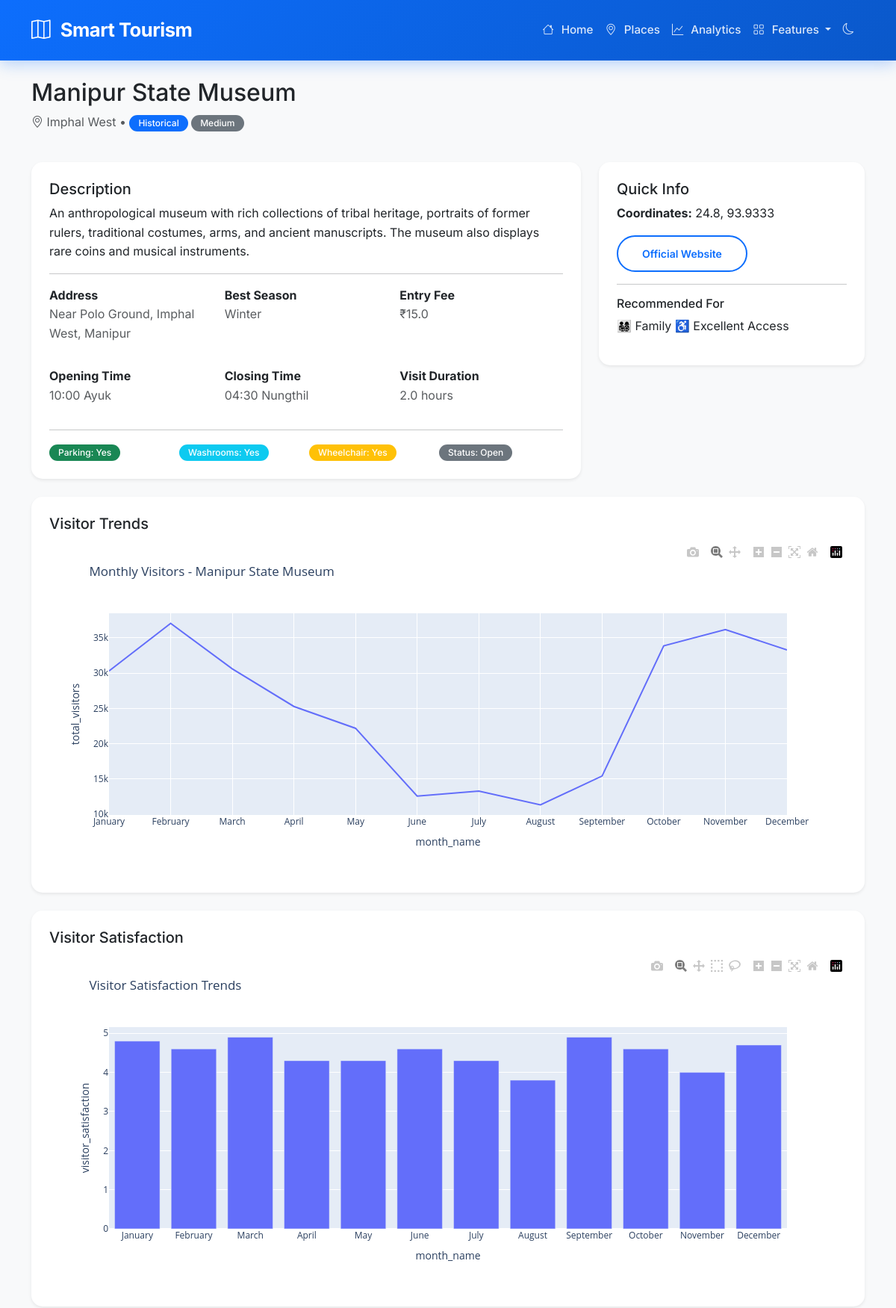
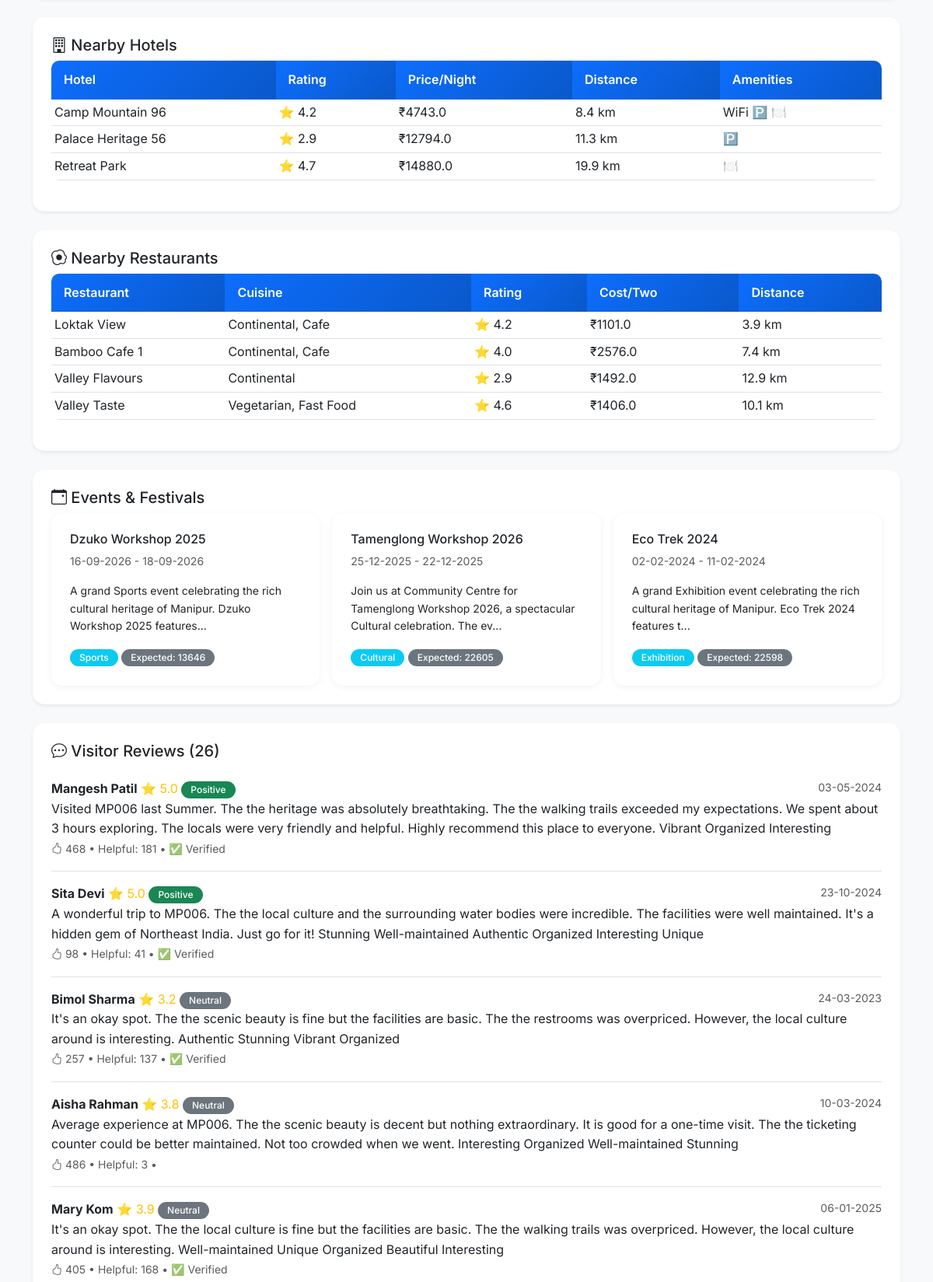
Screenshot of /place/MP006 (upper part) with the database file from the repository (2 pictures, top to bottom).
### tables this page shows
CREATE TABLE tourist_places (
    place_id TEXT PRIMARY KEY,
    place_name TEXT NOT NULL,
    district TEXT NOT NULL,
    category TEXT NOT NULL,
    description TEXT,
    latitude REAL,
    longitude REAL,
    address TEXT,
    entry_fee_inr REAL,
    opening_time TEXT,
    closing_time TEXT,
    best_season TEXT,
    visit_duration_hours REAL,
    popularity_level TEXT,
    family_friendly TEXT,
    adventure_level TEXT,
    accessibility TEXT,
    parking_available TEXT,
    washroom_available TEXT,
    wheelchair_accessible TEXT,
    official_website TEXT,
    image_url TEXT,
    status TEXT,
    created_date TEXT,
    updated_date TEXT
);

CREATE TABLE hotels (
    hotel_id TEXT PRIMARY KEY,
    place_id TEXT,
    hotel_name TEXT NOT NULL,
    hotel_type TEXT,
    star_rating INTEGER,
    average_rating REAL,
    total_reviews INTEGER,
    price_per_night_inr REAL,
    distance_from_place_km REAL,
    district TEXT,
    address TEXT,
    latitude REAL,
    longitude REAL,
    check_in_time TEXT,
    check_out_time TEXT,
    total_rooms INTEGER,
    available_rooms INTEGER,
    room_type TEXT,
    air_conditioning TEXT,
    free_wifi TEXT,
    parking TEXT,
    restaurant TEXT,
    room_service TEXT,
    swimming_pool TEXT,
    gym TEXT,
    spa TEXT,
    pet_friendly TEXT,
    family_friendly TEXT,
    wheelchair_accessible TEXT,
    airport_shuttle TEXT,
    breakfast_included TEXT,
    cancellation_policy TEXT,
    phone_number TEXT,
    email TEXT,
    official_website TEXT,
    image_url TEXT,
    status TEXT,
    created_date TEXT,
    updated_date TEXT,
    FOREIGN KEY (place_id) REFERENCES tourist_places(place_id)
);

CREATE TABLE restaurants (
    restaurant_id TEXT PRIMARY KEY,
    place_id TEXT,
    restaurant_name TEXT NOT NULL,
    restaurant_type TEXT,
    cuisine TEXT,
    average_rating REAL,
    total_reviews INTEGER,
    average_cost_for_two_inr REAL,
    distance_from_place_km REAL,
    district TEXT,
    address TEXT,
    latitude REAL,
    longitude REAL,
    opening_time TEXT,
    closing_time TEXT,
    seating_capacity INTEGER,
    indoor_seating TEXT,
    outdoor_seating TEXT,
    takeaway TEXT,
    home_delivery TEXT,
    online_booking TEXT,
    vegetarian TEXT,
    vegan TEXT,
    non_vegetarian TEXT,
    local_manipuri_food TEXT,
    parking TEXT,
    wheelchair_accessible TEXT,
    family_friendly TEXT,
    payment_method TEXT,
    phone_number TEXT,
    email TEXT,
    official_website TEXT,
    image_url TEXT,
    status TEXT,
    created_date TEXT,
    updated_date TEXT,
    FOREIGN KEY (place_id) REFERENCES tourist_places(place_id)
);

CREATE TABLE events (
    event_id TEXT PRIMARY KEY,
    place_id TEXT,
    event_name TEXT NOT NULL,
    event_category TEXT,
    district TEXT,
    venue TEXT,
    description TEXT,
    organizer TEXT,
    contact_person TEXT,
    phone_number TEXT,
    email TEXT,
    official_website TEXT,
    latitude REAL,
    longitude REAL,
    start_date TEXT,
    end_date TEXT,
    start_time TEXT,
    end_time TEXT,
    duration_days INTEGER,
    season TEXT,
    expected_visitors INTEGER,
    registration_required TEXT,
    entry_fee_inr REAL,
    maximum_capacity INTEGER,
    remaining_capacity INTEGER,
    age_restriction TEXT,
    suitable_for TEXT,
    food_available TEXT,
    parking_available TEXT,
    wheelchair_accessible TEXT,
    emergency_medical_service TEXT,
    security_available TEXT,
    event_status TEXT,
    image_url TEXT,
    created_date TEXT,
    updated_date TEXT,
    FOREIGN KEY (place_id) REFERENCES tourist_places(place_id)
);

CREATE TABLE reviews (
    review_id TEXT PRIMARY KEY,
    place_id TEXT,
    reviewer_name TEXT,
    reviewer_type TEXT,
    age_group TEXT,
    gender TEXT,
    nationality TEXT,
    visit_date TEXT,
    travel_month TEXT,
    travel_season TEXT,
    travel_mode TEXT,
    travel_group TEXT,
    visit_purpose TEXT,
    overall_rating REAL,
    cleanliness_rating REAL,
    accessibility_rating REAL,
    safety_rating REAL,
    facilities_rating REAL,
    value_for_money_rating REAL,
    recommendation_score INTEGER,
    review_title TEXT,
    review_text TEXT,
    review_length INTEGER,
    sentiment TEXT,
    likes INTEGER,
    helpful_votes INTEGER,
    verified_visitor TEXT,
    review_status TEXT,
    created_date TEXT,
    updated_date TEXT,
    FOREIGN KEY (place_id) REFERENCES tourist_places(place_id)
);

### app.py (the view)
@app.route('/place/<place_id>')
def place_detail(place_id):
    place = get_place_by_id(place_id)
    if not place:
        return "Place not found", 404
    visitors = get_visitor_data(place_id)
    reviews = get_review_data(place_id)
    hotels = get_hotel_data(place_id)
    restaurants = get_restaurant_data(place_id)
    events = get_event_data(place_id)
    weather = get_weather_data(place_id)
    recommendations = get_recommendations(place_id)
    visitor_chart = None
    if not visitors.empty:
        visitors['total_visitors'] = visitors['total_visitors'].fillna(
            0).astype(int)
        fig = px.line(visitors, x='month_name', y='total_visitors',
                      title=f'Monthly Visitors - {place["place_name"]}')
        visitor_chart = json.dumps(fig, cls=plotly.utils.PlotlyJSONEncoder)
    satisfaction_chart = None
    if not visitors.empty and 'visitor_satisfaction' in visitors.columns:
        visitors['visitor_satisfaction'] = visitors['visitor_satisfaction'].fillna(
            0)
        fig = px.bar(visitors, x='month_name', y='visitor_satisfaction',
                     title='Visitor Satisfaction Trends')
        satisfaction_chart = json.dumps(
            fig, cls=plotly.utils.PlotlyJSONEncoder)
    return render_template('place_detail.html',
                           place=place,
                           visitors=visitors.to_dict(
                               'records') if not visitors.empty else [],
                           reviews=reviews.to_dict(
                               'records') if not reviews.empty else [],
                           hotels=hotels.to_dict(
                               'records') if not hotels.empty else [],
                           restaurants=restaurants.to_dict(
                               'records') if not restaurants.empty else [],
                           events=events.to_dict(
                               'records') if not events.empty else [],
                           weather=weather.to_dict(
                               'records') if not weather.empty else [],
                           recommendations=recommendations,
                           visitor_chart=visitor_chart,
                           satisfaction_chart=satisfaction_chart
                           )

### templates/place_detail.html (shortened to what this page needs)
{% extends "base.html" %}  {% block content %}
<div class="container py-4">
  <div class="row mb-4">
    <div class="col-md-12">
      <h2>{{ place.place_name }}</h2>
      <p class="text-muted">
        <i class="bi bi-geo-alt"></i> {{ place.district }} •
        <span class="badge bg-primary">{{ place.category }}</span>
        <span class="badge bg-secondary">{{ place.popularity_level }}</span>
      </p>
    </div>
  </div>
  <div class="row g-4 mb-4">
    <div class="col-md-8">
      <div class="card shadow-sm border-0">
        <div class="card-body">
          <h5>Description</h5>
          <p>{{ place.description }}</p>
          <hr />
          <div class="row g-3">
            <div class="col-md-4">
              <strong>Address</strong>
              <p class="text-muted">{{ place.address }}</p>
            </div>
            <div class="col-md-4">
              <strong>Best Season</strong>
              <p class="text-muted">{{ place.best_season }}</p>
            </div>
            <div class="col-md-4">
              <strong>Entry Fee</strong>
              <p class="text-muted">₹{{ place.entry_fee_inr or 0 }}</p>
            </div>
            <div class="col-md-4">
              <strong>Opening Time</strong>
              <p class="text-muted">{{ place.opening_time or 'N/A' }}</p>
            </div>
            <div class="col-md-4">
              <strong>Closing Time</strong>
              <p class="text-muted">{{ place.closing_time or 'N/A' }}</p>
            </div>
            <div class="col-md-4">
              <strong>Visit Duration</strong>
              <p class="text-muted">
                {{ place.visit_duration_hours or 0 }} hours
              </p>
            </div>
          </div>
          <hr />
          <div class="row g-2">
            <div class="col-md-3">
              <span class="badge bg-success"
                >Parking: {{ place.parking_available }}</span
              >
            </div>
            <div class="col-md-3">
              <span class="badge bg-info"
                >Washrooms: {{ place.washroom_available }}</span
              >
            </div>
            <div class="col-md-3">
              <span class="badge bg-warning"
                >Wheelchair: {{ place.wheelchair_accessible }}</span
              >
            </div>
            <div class="col-md-3">
              <span class="badge bg-secondary">Status: {{ place.status }}</span>
            </div>
          </div>
        </div>
      </div>
    </div>
    <div class="col-md-4">
      <div class="card shadow-sm border-0">
        <div class="card-body">
          <h5>Quick Info</h5>
          <p>
            <strong>Coordinates:</strong> {{ place.latitude }}, {{
            place.longitude }}
          </p>
          {% if place.official_website and place.official_website != 'NULL' %}
          <p>
            <a
              href="{{ place.official_website }}"
              target="_blank"
              class="btn btn-outline-primary btn-sm"
              >Official Website</a
            >
          </p>
          {% endif %}
          <hr />
          <h6>Recommended For</h6>
          <p>
            {% if place.family_friendly == 'Yes' %}👨‍👩‍👧‍👦 Family {% endif %}  {% if
            place.accessibility == 'Excellent' %}♿ Excellent Access {% endif %}
          </p>
        </div>
      </div>
    </div>
  </div>
  {% if visitor_chart %}
  <div class="row mb-4">
    <div class="col-md-12">
      <div class="card shadow-sm border-0">
        <div class="card-body">
          <h5>Visitor Trends</h5>
          <div id="visitorChart"></div>
        </div>
      </div>
    </div>
  </div>
  {% endif %}
  {% if satisfaction_chart %}
  <div class="row mb-4">
    <div class="col-md-12">
      <div class="card shadow-sm border-0">
        <div class="card-body">
          <h5>Visitor Satisfaction</h5>
          <div id="satisfactionChart"></div>
        </div>
      </div>
    </div>
  </div>
  {% endif %}
  {% if hotels %}
  <div class="row mb-4">
    <div class="col-md-12">
      <div class="card shadow-sm border-0">
        <div class="card-body">
          <h5><i class="bi bi-building"></i> Nearby Hotels</h5>
          <div class="table-responsive">
            <table class="table table-sm">
              <thead>
                <tr>
                  <th>Hotel</th>
                  <th>Rating</th>
                  <th>Price/Night</th>
                  <th>Distance</th>
                  <th>Amenities</th>
                </tr>
              </thead>
              <tbody>
                {% for hotel in hotels[:10] %}
                <tr>
                  <td>{{ hotel.hotel_name }}</td>
                  <td>⭐ {{ hotel.average_rating }}</td>
                  <td>₹{{ hotel.price_per_night_inr }}</td>
                  <td>{{ hotel.distance_from_place_km }} km</td>
                  <td>
                    {% if hotel.free_wifi == 'Yes' %}WiFi {% endif %} {% if
                    hotel.parking == 'Yes' %}🅿️ {% endif %} {% if
                    hotel.restaurant == 'Yes' %}🍽️ {% endif %}
                  </td>
                </tr>
                {% endfor %}
              </tbody>
            </table>
          </div>
        </div>
      </div>
    </div>
  </div>
  {% endif %}
  {% if restaurants %}
  <div class="row mb-4">
    <div class="col-md-12">
      <div class="card shadow-sm border-0">
        <div class="card-body">
          <h5><i class="bi bi-egg-fried"></i> Nearby Restaurants</h5>
          <div class="table-responsive">
            <table class="table table-sm">
              <thead>
                <tr>
                  <th>Restaurant</th>
                  <th>Cuisine</th>
                  <th>Rating</th>
                  <th>Cost/Two</th>
                  <th>Distance</th>
                </tr>
              </thead>
              <tbody>
                {% for restaurant in restaurants[:10] %}
                <tr>
                  <td>{{ restaurant.restaurant_name }}</td>
                  <td>{{ restaurant.cuisine }}</td>
                  <td>⭐ {{ restaurant.average_rating }}</td>
                  <td>₹{{ restaurant.average_cost_for_two_inr }}</td>
                  <td>{{ restaurant.distance_from_place_km }} km</td>
                </tr>
                {% endfor %}
              </tbody>
            </table>
          </div>
        </div>
      </div>
    </div>
  </div>
  {% endif %}
  {% if events %}
  <div class="row mb-4">
    <div class="col-md-12">
      <div class="card shadow-sm border-0">
        <div class="card-body">
          <h5><i class="bi bi-calendar-event"></i> Events & Festivals</h5>
          <div class="row g-3">
            {% for event in events %}
            <div class="col-md-4">
              <div class="card h-100">
                <div class="card-body">
                  <h6>{{ event.event_name }}</h6>
                  <p class="small text-muted">
                    {{ event.start_date }} - {{ event.end_date }}
                  </p>
                  <p class="small">{{ event.description[:100] }}...</p>
                  <span class="badge bg-info">{{ event.event_category }}</span>
                  <span class="badge bg-secondary"
                    >Expected: {{ event.expected_visitors }}</span
                  >
                </div>
              </div>
            </div>
            {% endfor %}
          </div>
        </div>
      </div>
    </div>
  </div>
  {% endif %}
  {% if reviews %}
  <div class="row mb-4">
    <div class="col-md-12">
      <div class="card shadow-sm border-0">
        <div class="card-body">
          <h5>
            <i class="bi bi-chat-dots"></i> Visitor Reviews ({{ reviews|length
            }})
          </h5>
          {% for review in reviews[:10] %}
          <div class="border-bottom py-3">
            <div class="d-flex justify-content-between">
              <div>
                <strong>{{ review.reviewer_name }}</strong>
                <span class="text-warning">⭐ {{ review.overall_rating }}</span>
                <span
                  class="badge {% if review.sentiment == 'Positive' %}bg-success{% elif review.sentiment == 'Negative' %}bg-danger{% else %}bg-secondary{% endif %}"
                >
                  {{ review.sentiment }}
                </span>
              </div>
              <small class="text-muted">{{ review.visit_date }}</small>
            </div>
            <p class="mb-0">{{ review.review_text }}</p>
            <small class="text-muted">
              <i class="bi bi-hand-thumbs-up"></i> {{ review.likes or 0 }} •
              Helpful: {{ review.helpful_votes or 0 }} • {% if
              review.verified_visitor == 'Yes' %}✅ Verified{% endif %}
            </small>
          </div>
          {% endfor %}
        </div>
      </div>
    </div>
  </div>
  {% endif %}
</div>
 {% endblock %}

### rows the page displays
tourist_places: place_name "Manipur State Museum", district "Imphal West", category "Historical", popularity_level "Medium", description "An anthropological museum with rich collections of tribal heritage, portraits of former rulers, traditional costumes, arms, and ancient manuscripts. The museum also displays rare coins and musical instruments.", address "Near Polo Ground, Imphal West, Manipur", best_season "Winter", entry_fee_inr "15.0", opening_time "10:00 Ayuk", closing_time "04:30 Nungthil", visit_duration_hours "2.0", parking_available "Yes", washroom_available "Yes", wheelchair_accessible "Yes", status "Open", latitude "24.8", longitude "93.9333"
hotels: hotel_name "Camp Mountain 96", average_rating "4.2", price_per_night_inr "4743.0", distance_from_place_km "8.4", free_wifi "WiFi"
hotels: hotel_name "Palace Heritage 56", average_rating "2.9", price_per_night_inr "12794.0", distance_from_place_km "11.3"
hotels: hotel_name "Retreat Park", average_rating "4.7", price_per_night_inr "14880.0", distance_from_place_km "19.9"
restaurants: restaurant_name "Loktak View", cuisine "Continental, Cafe", average_rating "4.2", average_cost_for_two_inr "1101.0", distance_from_place_km "3.9"
restaurants: restaurant_name "Bamboo Cafe 1", cuisine "Continental, Cafe", average_rating "4.0", average_cost_for_two_inr "2576.0", distance_from_place_km "7.4"
restaurants: restaurant_name "Valley Flavours", cuisine "Continental", average_rating "2.9", average_cost_for_two_inr "1492.0", distance_from_place_km "12.9"
restaurants: restaurant_name "Valley Taste", cuisine "Vegetarian, Fast Food", average_rating "4.6", average_cost_for_two_inr "1406.0", distance_from_place_km "10.1"
events: event_name "Dzuko Workshop 2025", start_date "16-09-2026", end_date "18-09-2026", description "A grand Sports event celebrating the rich cultural heritage of Manipur. Dzuko Workshop 2025 features", event_category "Sports", expected_visitors "13646"
events: event_name "Tamenglong Workshop 2026", start_date "25-12-2025", end_date "22-12-2025", description "Join us at Community Centre for Tamenglong Workshop 2026, a spectacular Cultural celebration. The ev", event_category "Cultural", expected_visitors "22605"
events: event_name "Eco Trek 2024", start_date "02-02-2024", end_date "11-02-2024", description "A grand Exhibition event celebrating the rich cultural heritage of Manipur. Eco Trek 2024 features t", event_category "Exhibition", expected_visitors "22598"
reviews: reviewer_name "Mangesh Patil", overall_rating "5.0", sentiment "Positive", visit_date "03-05-2024", review_text "Visited MP006 last Summer. The the heritage was absolutely breathtaking. The the walking trails exceeded my expectations. We spent about 3 hours exploring. The locals were very friendly and helpful. Highly recommend this place to everyone. Vibrant Organized Interesting", likes "468", helpful_votes "181", verified_visitor "✅ Verified"
reviews: reviewer_name "Sita Devi", overall_rating "5.0", sentiment "Positive", visit_date "23-10-2024", review_text "A wonderful trip to MP006. The the local culture and the surrounding water bodies were incredible. The facilities were well maintained. It's a hidden gem of Northeast India. Just go for it! Stunning Well-maintained Authentic Organized Interesting Unique", likes "98", helpful_votes "41", verified_visitor "✅ Verified"
reviews: reviewer_name "Bimol Sharma", overall_rating "3.2", sentiment "Neutral", visit_date "24-03-2023", review_text "It's an okay spot. The the scenic beauty is fine but the facilities are basic. The the restrooms was overpriced. However, the local culture around is interesting. Authentic Stunning Vibrant Organized", likes "257", helpful_votes "137", verified_visitor "✅ Verified"
reviews: reviewer_name "Aisha Rahman", overall_rating "3.8", sentiment "Neutral", visit_date "10-03-2024", review_text "Average experience at MP006. The the scenic beauty is decent but nothing extraordinary. It is good for a one-time visit. The the ticketing counter could be better maintained. Not too crowded when we went. Interesting Organized Well-maintained Stunning", likes "486", helpful_votes "3"
reviews: reviewer_name "Mary Kom", overall_rating "3.9", sentiment "Neutral", visit_date "06-01-2025", review_text "It's an okay spot. The the local culture is fine but the facilities are basic. The the walking trails was overpriced. However, the local culture around is interesting. Well-maintained Unique Organized Beautiful Interesting", likes "405", helpful_votes "168", verified_visitor "✅ Verified"

### other values shown
{{ reviews|length }} "26"
